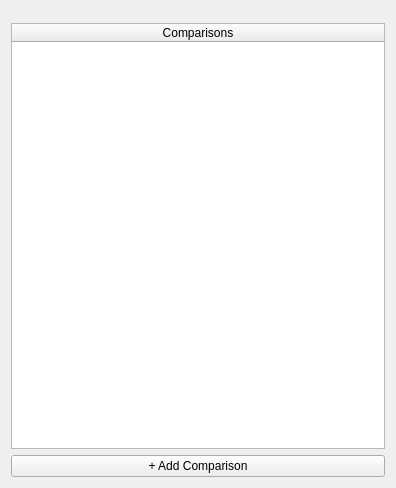
<?xml version="1.0" encoding="UTF-8"?>
<ui version="4.0">
 <class>Form</class>
 <widget class="QWidget" name="Form">
  <property name="geometry">
   <rect>
    <x>0</x>
    <y>0</y>
    <width>396</width>
    <height>488</height>
   </rect>
  </property>
  <property name="windowTitle">
   <string>Form</string>
  </property>
  <layout class="QVBoxLayout" name="verticalLayout">
   <item>
    <widget class="QWidget" name="name_desc_tags_placeholder" native="true">
     <property name="sizePolicy">
      <sizepolicy hsizetype="Preferred" vsizetype="Maximum">
       <horstretch>0</horstretch>
       <verstretch>0</verstretch>
      </sizepolicy>
     </property>
    </widget>
   </item>
   <item>
    <widget class="QWidget" name="device_widget_placeholder" native="true">
     <property name="sizePolicy">
      <sizepolicy hsizetype="Preferred" vsizetype="Maximum">
       <horstretch>0</horstretch>
       <verstretch>0</verstretch>
      </sizepolicy>
     </property>
    </widget>
   </item>
   <item>
    <widget class="QTableWidget" name="comparisons_table">
     <attribute name="horizontalHeaderStretchLastSection">
      <bool>true</bool>
     </attribute>
     <attribute name="verticalHeaderVisible">
      <bool>false</bool>
     </attribute>
     <column>
      <property name="text">
       <string>Comparisons</string>
      </property>
     </column>
    </widget>
   </item>
   <item>
    <widget class="QPushButton" name="add_comparison_button">
     <property name="text">
      <string>+ Add Comparison</string>
     </property>
    </widget>
   </item>
  </layout>
 </widget>
 <resources/>
 <connections/>
</ui>
